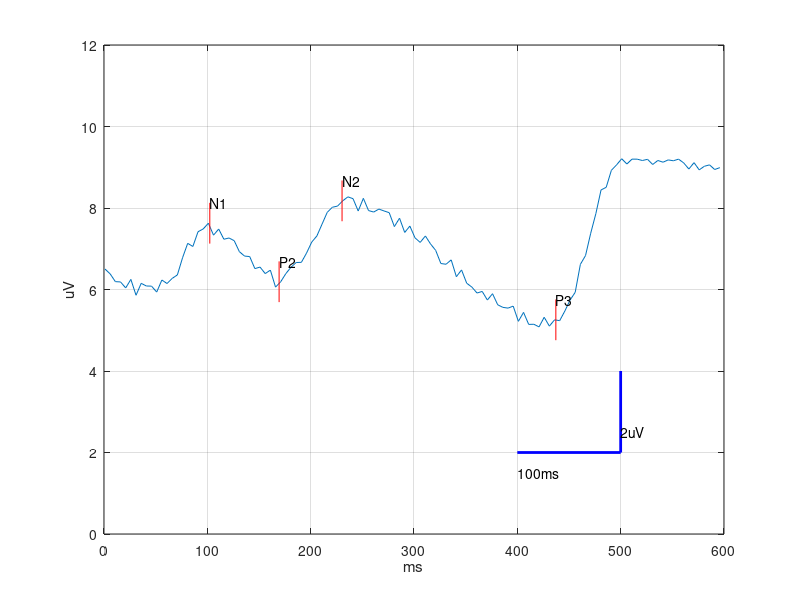

The MATLAB script that drew this image:
% lineplot ms  uV
% test line 
function Untitled
% ±56.85  ±19.63  ±28.17   ±38.57    ±2.08
% N1 P2 N2 P3
% B   102.27±52.65    168.35±18.51   230.82±26.55    432.36±40.11     7.23±1.64
% C   101.37±57.82    167.19±17.97   228.69±25.17    435.34±40.12     7.19±1.78
% D   102.16±54.29    169.12±18.61   230.76±25.38    437.21±54.48     7.15±1.68

% A    99.64±57.91   169.41±19.73   230.74±27.99   401.19±41.52     7.64±1.63
% B   99.27±59.68   166.65±18.91   220.56±25.57    371.90±47.79     9.59±2.2
% C   98.39±57.71   164.50±17.49   214.42±24.58    349.39±51.10   10.30±1.97
% D   96.19±57.69   161.82±16.79   210.65±24.59   318.42±43.32   12.15±2.18

% 正常组98.36±49.78    167.38±19.38   222.36±25.78    309.16±49.77  13.08±2.52
% 
grp = {'A(前)', 'B(前)','C(前)','D(前)','A(后)','B(后)','C(后)','D(后)', '正常'};

% A1
xa = [ 102.38    169.45  230.37    437.27 ];
ya = [   7.5   6.24   8.14     5.14];

% B1
% xa = [ 102.27    168.35  230.82    432.36];
% ya = [ ];


x = [ 1 ,50 , xa, 500 600];
y = [6.5 ,6 , ya , 9.2 8.79];
xi = round(x(1)):5:round(x(end));
len = length(xi);
a = -0.2; b = 0.2;
r = a + (b-a).*rand([1 len]);
figure;

yi = interp1(x,y, xi,'cubic');
yii = yi+r;
idy = find(yii>9.22);
yii(idy) = yi(idy);
idy = find(yii<5.06);
yii(idy) = yi(idy);
plot(xi,yii);
xlim([0, 600]);
ylim([0 , 12]);
grid on;
xlabel('ms')
ylabel('uV')

lb = {'N1', 'P2', 'N2', 'P3'};

% hold on;
% xp = xa(1);
% % yp = yii(find(xi==101));
% [~,yd] = min(abs(xi-round(xp)));
% yp = yii(yd);
% plot([xp xp],[ yp-.5 yp+.5],'r');
% text(xp,yp+.5, lb{1})
% hold off;

for nm = 1:4
hold on;
xp = xa(nm);
% yp = yii(find(xi==101));
[~,yd] = min(abs(xi-round(xp)));
yp = yii(yd);
plot([xp xp],[ yp-.5 yp+.5],'r');
text(xp,yp+.5, lb{nm})
hold off;
end

hold on;
plot([400 500] , [2 2],'b', 'LineWidth',2); text(400, 1.5,'100ms')
plot([500 500] , [2 4],'b', 'LineWidth',2); text(500, 2.5, '2uV')
hold off;
